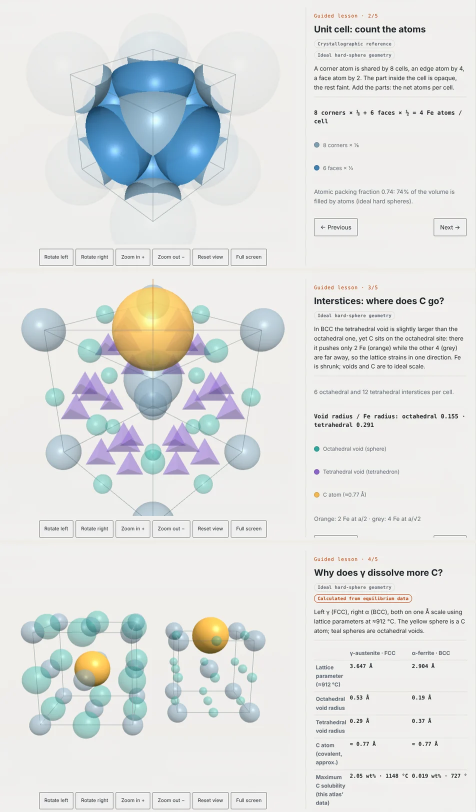
#> input picture web/gorseller/atom-rehberi-en.webp, 952 x 1623 px (shown at 1/2 size)
$ python -i animasyonu-uret.py   (imports and definitions only)
#> lines starting #> are read from the running program, lines starting #| are printed output that depends on the picture
"""MIT — Offline isometric presentation of the shared 3D model's three faces.

Requires Pillow and an ffmpeg executable (PATH, --ffmpeg or imageio_ffmpeg).
No random imagery or independent phase/morphology model is used.

Run from the repository root:
  node hesap/animasyon/kareleri-uret.mjs
  python hesap/animasyon/animasyonu-uret.py
"""
import argparse
import json
import math
from pathlib import Path
import shutil
import subprocess

from PIL import Image, ImageDraw, ImageFont, ImageEnhance, ImageFilter

ROOT = Path(__file__).resolve().parents[2]
parser = argparse.ArgumentParser()
# [4 lines not run here, left out]
# [1 line that did not run here, left out]
# [1 line not run here, left out]
W, H = 1200, 780
fps = 12
colours = {'A': '#d7b876', 'G': '#567f9b', 'C': '#62446a', 'D': '#74a18f', 'L': '#bc6d4d'}


def font(size, bold=False):
    candidates = [Path('C:/Windows/Fonts/' + ('segoeuib.ttf' if bold else 'segoeui.ttf')),
                  Path('/usr/share/fonts/truetype/dejavu/DejaVuSans' + ('-Bold.ttf' if bold else '.ttf'))]
    for candidate in candidates:
        if candidate.exists():
            return ImageFont.truetype(str(candidate), size)
    return ImageFont.load_default()


def face_on_canvas(image, points, brightness=1):
    p0, p1, p2, p3 = points
    ux, uy = p1[0]-p0[0], p1[1]-p0[1]
    vx, vy = p3[0]-p0[0], p3[1]-p0[1]
    det = ux*vy-uy*vx
    n = image.width
    a, b = n*vy/det, -n*vx/det
    d, e = -n*uy/det, n*ux/det
    c, f = -a*p0[0]-b*p0[1], -d*p0[0]-e*p0[1]
    if brightness != 1:
        alpha = image.getchannel('A')
        image = ImageEnhance.Brightness(image.convert('RGB')).enhance(brightness).convert('RGBA')
        image.putalpha(alpha)
    warped = image.transform((W,H), Image.Transform.AFFINE, (a,b,c,d,e,f), resample=Image.Resampling.BICUBIC)
    mask = Image.new('L', (W,H))
    ImageDraw.Draw(mask).polygon(points, fill=255)
    warped.putalpha(Image.composite(warped.getchannel('A'), Image.new('L',(W,H)), mask))
    return warped


def render(frame, language='tr'):
    en = language == 'en'
    im = Image.new('RGBA', (W,H), '#f3f0e7')
    draw = ImageDraw.Draw(im)
    draw.text((48,36), 'FE–C / MIKROYAPI ATLASI' if not en else 'FE–C / MICROSTRUCTURE ATLAS', font=font(15,True), fill='#996042')
    title = 'Östenitten ferrit–perlite.' if not en else 'From austenite to ferrite–pearlite.'
    draw.text((46,65), title, font=font(36,True), fill='#293a33')
    draw.text((49,119), '%0,45 C  ·  Yavaş denge soğuması' if not en else '0.45 wt% C  ·  Slow equilibrium cooling', font=font(18), fill='#6b736b')
    cx, y, half, rise, tall = 429, 190, 224, 112, 290
    top = [(cx,y),(cx+half,y+rise),(cx,y+2*rise),(cx-half,y+rise)]
    left = [top[3],top[2],(cx,y+2*rise+tall),(cx-half,y+rise+tall)]
    right = [top[2],top[1],(cx+half,y+rise+tall),(cx,y+2*rise+tall)]
    shadow = Image.new('RGBA',(W,H))
    ImageDraw.Draw(shadow).ellipse((cx-250,y+2*rise+tall-7,cx+270,y+2*rise+tall+45),fill=(45,48,39,48))
    im.alpha_composite(shadow.filter(ImageFilter.GaussianBlur(18)))
    n = manifest['resolution']
    for name, points, brightness in [('left',left,.88),('right',right,.97),('top',top,1.06)]:
        raw = (args.frames / frame['files'][name]).read_bytes()
        face = Image.frombytes('RGBA',(n,n),raw)
        im.alpha_composite(face_on_canvas(face,points,brightness))
    draw = ImageDraw.Draw(im)
    for points in [left,right,top]:
        draw.line(points+[points[0]],fill='#68746c',width=2)
    tx,ty = 780,215
    draw.text((tx,ty), 'SEÇİLİ DURUM' if not en else 'SELECTED STATE', font=font(13,True),fill='#996042')
    text = f"{frame['temperature']:.1f} °C"
    if not en: text=text.replace('.',',')
    draw.text((tx,ty+27),text,font=font(48,True),fill='#293a33')
    if 'xi' in frame:
        draw.text((tx,ty+92),('Ötektoid dönüşüm' if not en else 'Eutectoid transformation')+f" · ξ={frame['xi']:.2f}",font=font(14),fill='#6b736b')
    yy=ty+140
    phase_names={'A':('Ferrit · α','Ferrite · α'),'G':('Östenit · γ','Austenite · γ'),'C':('Sementit · Fe₃C','Cementite · Fe₃C'),'D':('δ-ferrit','δ-ferrite'),'L':('Sıvı','Liquid')}
    for phase in frame['phases']:
        code,share=phase['f'],phase['oran']
        if share<.00005: continue
        draw.ellipse((tx,yy+5,tx+12,yy+17),fill=colours[code])
        draw.text((tx+24,yy),phase_names[code][int(en)],font=font(18),fill='#293a33')
        pct=f"{share*100:.1f}%" if en else f"%{share*100:.1f}".replace('.',',')
        draw.text((tx+24,yy+27),pct,font=font(23,True),fill='#293a33')
        yy+=76
    draw.line((48,728,W-48,728),fill='#c8cbbf',width=1)
    draw.text((48,743),'ŞEMATİK · TEMSİLİ ÖLÇEK · KİNETİK HESABI DEĞİLDİR' if not en else 'SCHEMATIC · REPRESENTATIVE SCALE · NOT A KINETIC SIMULATION',font=font(13,True),fill='#6b736b')
    draw.text((W-390,743),'Faz Atlası / acarcemal · OG fork',font=font(13),fill='#6b736b')
    return im.convert('RGB')


# [1 line that did not run here, left out]
# [6 lines that did not run here, left out]

# [23 lines not run here, left out]

# [1 line that did not run here, left out]
# [1 line that did not run here, left out]
# [1 line that did not run here, left out]
# [1 line not run here, left out]

>>> import cv2
>>> picture = cv2.imread('../../web/gorseller/atom-rehberi-en.webp', cv2.IMREAD_GRAYSCALE)
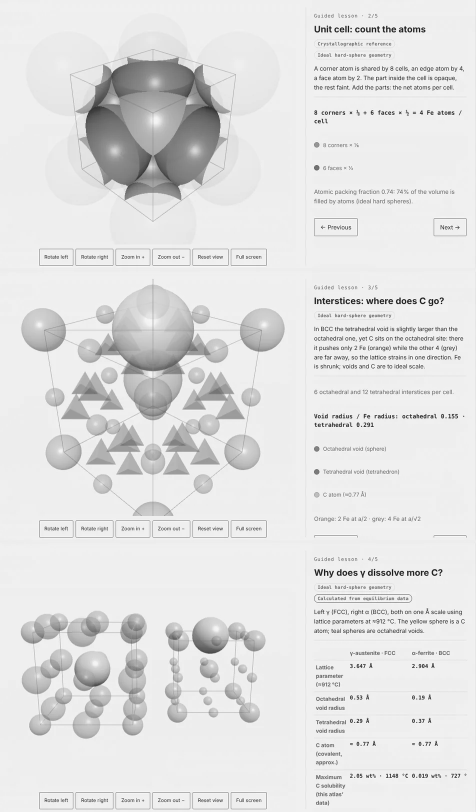
#> picture: shape (1623, 952) (shown at 1/2 size); min 0, max 255, mean 225.4
>>> result = render(picture)
#> in render, `im = Image.new('RGBA', (W,H), '#f3f0e7')`:
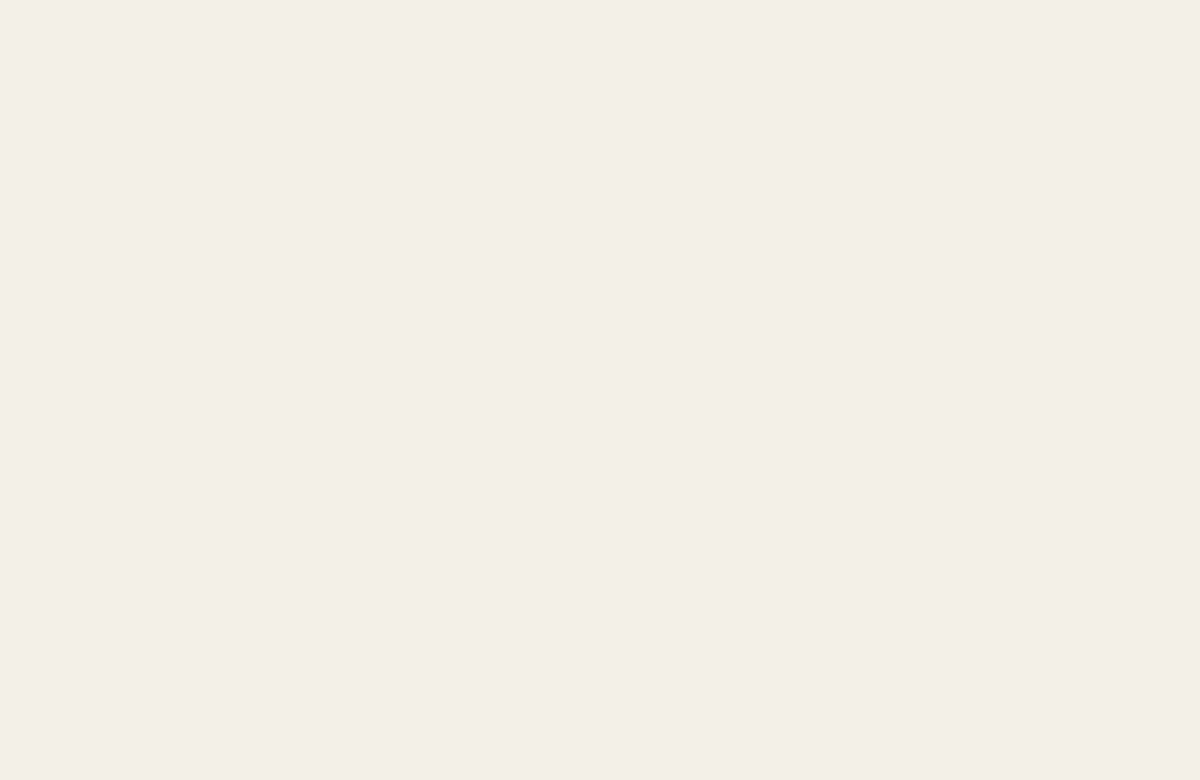
#> im: PIL image 1200x780 RGBA; mean R, G, B, A 243, 240, 231, 255
#> in render, `shadow = Image.new('RGBA',(W,H))`: shadow: PIL image 1200x780 RGBA; every value is 0
#> in render, `ImageDraw.Draw(shadow).ellipse((cx-250,y+2*rise+tall-7,cx+270,y+2*rise..`:
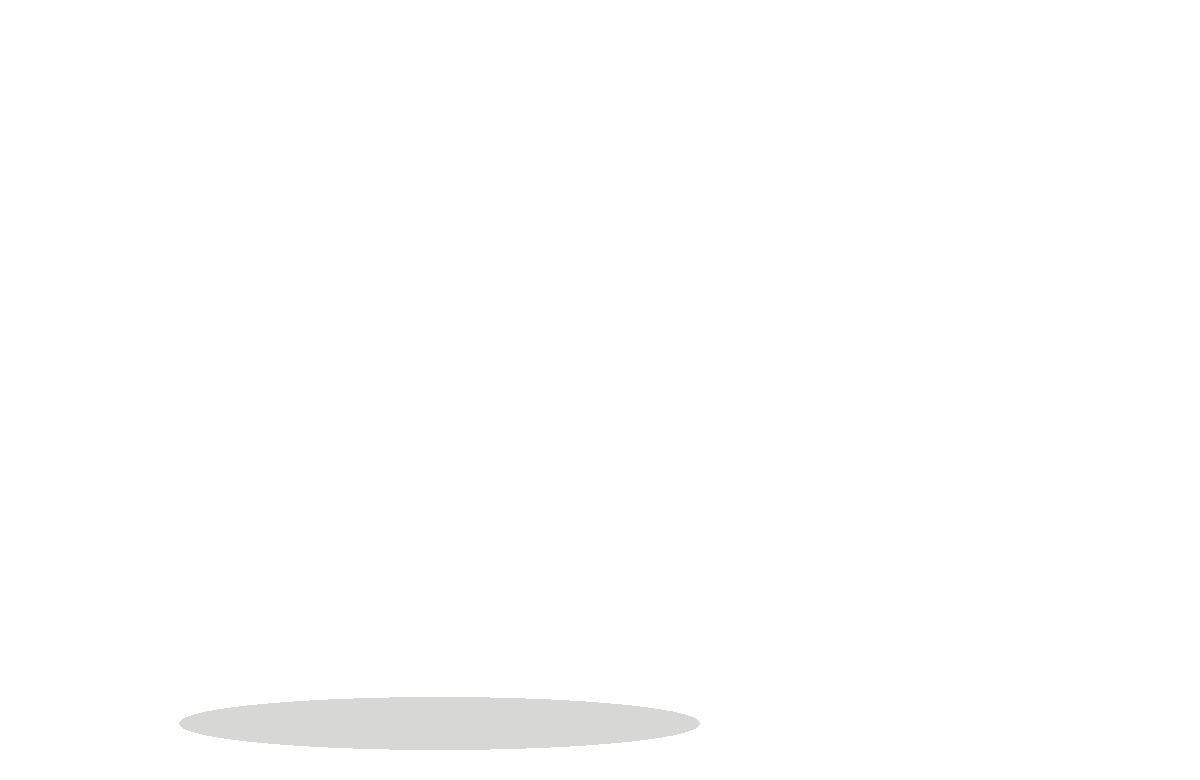
#> shadow: PIL image 1200x780 RGBA; mean R, G, B, A 1, 1.1, 0.9, 1.1; transparent parts drawn white
#> in render, `im.alpha_composite(shadow.filter(ImageFilter.GaussianBlur(18)))`:
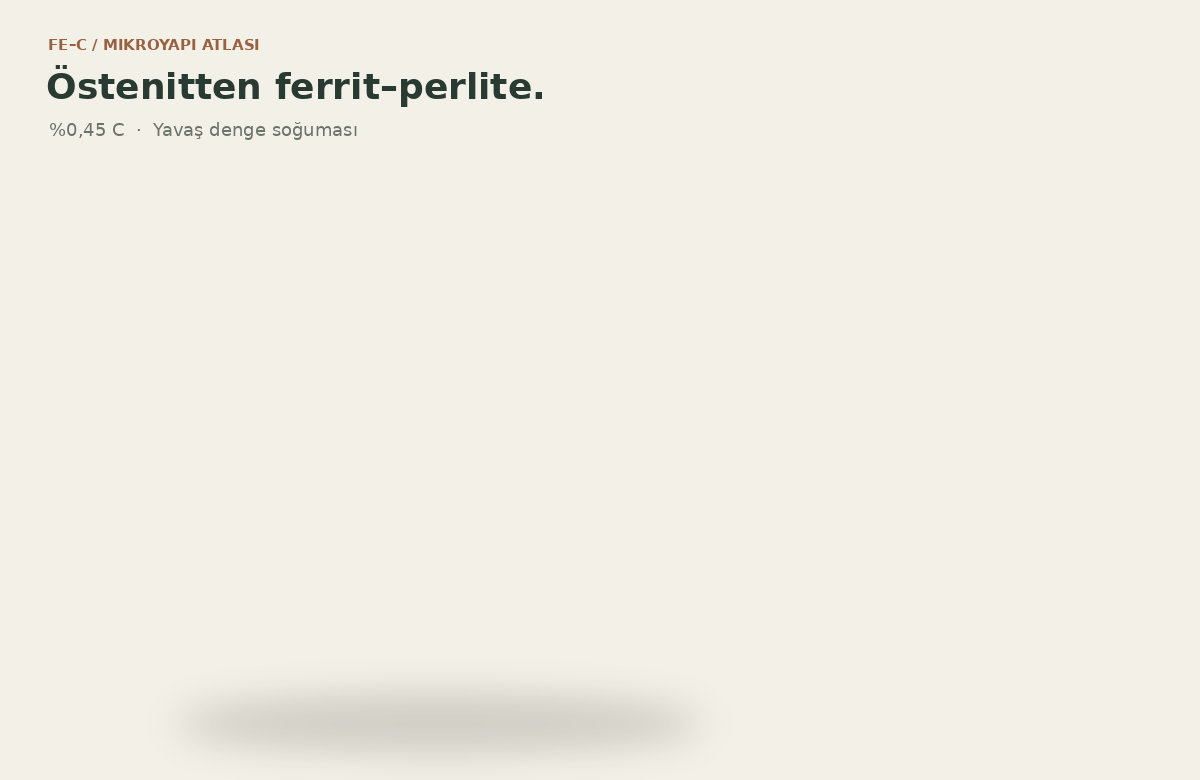
#> im: PIL image 1200x780 RGBA; mean R, G, B, A 240.6, 237.7, 228.7, 255
#> (the run stopped early here; a loop or call above may not have finished)

$ run again, on web/gorseller/olcek-buyutme-en.webp
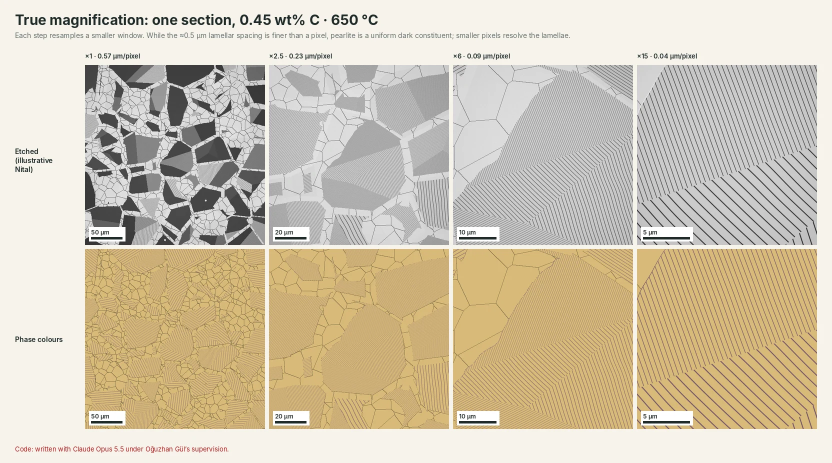
#> input picture web/gorseller/olcek-buyutme-en.webp, 1664 x 926 px (shown at 1/2 size)
#> `picture = cv2.imread('../../web/gorseller/atom-rehberi-en.webp', cv2.I..`:
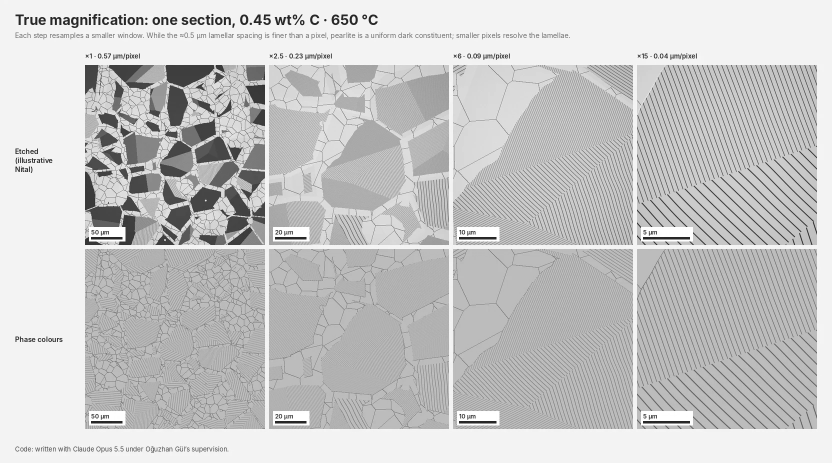
#> picture: shape (926, 1664) (shown at 1/2 size); min 24, max 255, mean 198.3
